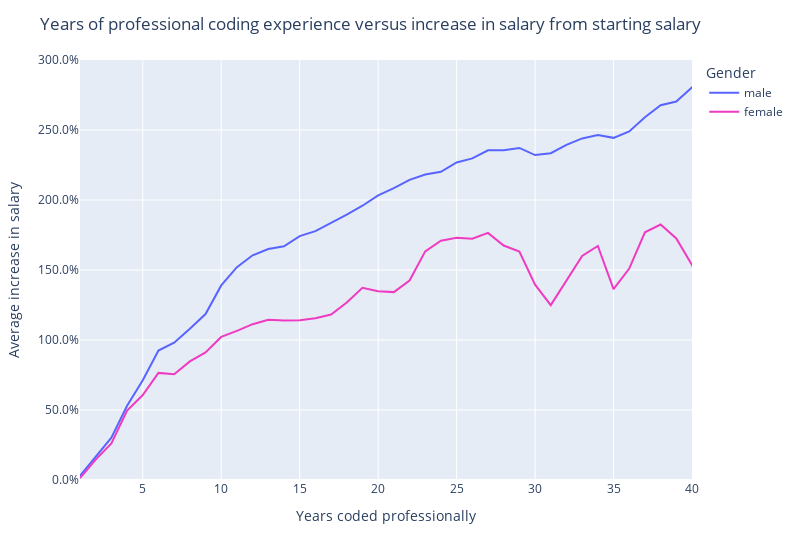

The code cell stored with this chart in its notebook:
### Code cell
fig = px.line(smoothed_avg, x="YearsCodePro", y='Salary', color='Gender', color_discrete_sequence=['#5864ff', '#ef3bc2'],
              range_x=[1, 40], range_y=[0, 3], labels={"male": "Gender", "female": "Smokes"})
fig.update_layout(xaxis_title="Years coded professionally", yaxis_title="Average increase in salary", title='Years of professional coding experience versus increase in salary from starting salary', width=800, yaxis_tickformat='.1%')
fig.update_layout(hovermode="x")
for series in fig.data:
    series.hovertemplate = '<br>Salary increase: %{y}<extra></extra>'

fig.show()

### Figure 1 — Plotly figure (JSON) as saved in the notebook; plotly's stock layout.template omitted (floating-point values rounded to 4 significant figures)
{"data": [{"hovertemplate": "<br>Salary increase: %{y}<extra></extra>", "legendgroup": "male", "line": {"color": "#5864ff", "dash": "solid"}, "marker": {"symbol": "circle"}, "mode": "lines", "name": "male", "orientation": "v", "showlegend": true, "x": [1, 2, 3, 4, 5, 6, 7, 8, 9, 10, 11, 12, 13, 14, 15, 16, 17, 18, 19, 20, 21, 22, 23, 24, 25, 26, 27, 28, 29, 30, 31, 32, 33, 34, 35, 36, 37, 38, 39, 40, 41, 42, 43, 44, 45, 46, 47, 48, 49], "xaxis": "x", "y": [0.029, 0.164, 0.302, 0.53, 0.712, 0.925, 0.981, 1.08, 1.185, 1.39, 1.52, 1.605, 1.65, 1.669, 1.742, 1.778, 1.836, 1.895, 1.959, 2.033, 2.085, 2.144, 2.182, 2.201, 2.268, 2.297, 2.355, 2.356, 2.372, 2.321, 2.334, 2.394, 2.44, 2.465, 2.444, 2.49, 2.591, 2.677, 2.703, 2.804, 2.69, 2.654, 2.552, 2.638, 2.673, 2.553, 2.529, 2.54, 2.268], "yaxis": "y", "type": "scatter"}, {"hovertemplate": "<br>Salary increase: %{y}<extra></extra>", "legendgroup": "female", "line": {"color": "#ef3bc2", "dash": "solid"}, "marker": {"symbol": "circle"}, "mode": "lines", "name": "female", "orientation": "v", "showlegend": true, "x": [1, 2, 3, 4, 5, 6, 7, 8, 9, 10, 11, 12, 13, 14, 15, 16, 17, 18, 19, 20, 21, 22, 23, 24, 25, 26, 27, 28, 29, 30, 31, 32, 33, 34, 35, 36, 37, 38, 39, 40, 41, 42, 43, 44, 45, 46, 47], "xaxis": "x", "y": [0.013, 0.146, 0.262, 0.496, 0.607, 0.765, 0.755, 0.847, 0.911, 1.022, 1.065, 1.113, 1.145, 1.139, 1.141, 1.155, 1.182, 1.268, 1.373, 1.349, 1.342, 1.425, 1.633, 1.709, 1.731, 1.723, 1.765, 1.675, 1.631, 1.395, 1.249, 1.426, 1.601, 1.672, 1.364, 1.51, 1.769, 1.825, 1.725, 1.536, 1.231, 1.381, 1.304, 1.97, 1.407, 0.605, 0.801], "yaxis": "y", "type": "scatter"}], "layout": {"xaxis": {"anchor": "y", "domain": [0.0, 1.0], "title": {"text": "Years coded professionally"}, "range": [1, 40]}, "yaxis": {"anchor": "x", "domain": [0.0, 1.0], "title": {"text": "Average increase in salary"}, "range": [0, 3], "tickformat": ".1%"}, "legend": {"title": {"text": "Gender"}, "tracegroupgap": 0}, "margin": {"t": 60}, "title": {"text": "Years of professional coding experience versus increase in salary from starting salary"}, "width": 800, "hovermode": "x"}}
